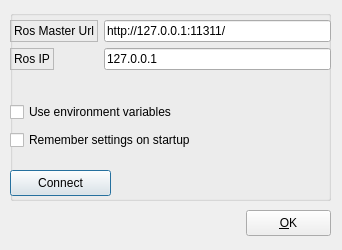
<?xml version="1.0" encoding="UTF-8"?>
<ui version="4.0">
 <class>RosCommDialogDesign</class>
 <widget class="QDialog" name="RosCommDialogDesign">
  <property name="windowModality">
   <enum>Qt::NonModal</enum>
  </property>
  <property name="geometry">
   <rect>
    <x>0</x>
    <y>0</y>
    <width>342</width>
    <height>250</height>
   </rect>
  </property>
  <property name="windowTitle">
   <string>Ros Communication</string>
  </property>
  <widget class="QGroupBox" name="RosComm_groupBox">
   <property name="geometry">
    <rect>
     <x>10</x>
     <y>10</y>
     <width>321</width>
     <height>191</height>
    </rect>
   </property>
   <property name="title">
    <string/>
   </property>
   <widget class="QPushButton" name="button_connect">
    <property name="enabled">
     <bool>true</bool>
    </property>
    <property name="geometry">
     <rect>
      <x>0</x>
      <y>160</y>
      <width>101</width>
      <height>26</height>
     </rect>
    </property>
    <property name="sizePolicy">
     <sizepolicy hsizetype="MinimumExpanding" vsizetype="Fixed">
      <horstretch>0</horstretch>
      <verstretch>0</verstretch>
     </sizepolicy>
    </property>
    <property name="toolTip">
     <string>Set the target to the current joint trajectory state.</string>
    </property>
    <property name="statusTip">
     <string>Clear all waypoints and set the target to the current joint trajectory state.</string>
    </property>
    <property name="text">
     <string>Connect</string>
    </property>
    <property name="checkable">
     <bool>true</bool>
    </property>
    <property name="flat">
     <bool>false</bool>
    </property>
   </widget>
   <widget class="QWidget" name="formLayoutWidget">
    <property name="geometry">
     <rect>
      <x>0</x>
      <y>10</y>
      <width>321</width>
      <height>71</height>
     </rect>
    </property>
    <layout class="QFormLayout" name="formLayout">
     <item row="0" column="0">
      <widget class="QLabel" name="label">
       <property name="frameShape">
        <enum>QFrame::StyledPanel</enum>
       </property>
       <property name="frameShadow">
        <enum>QFrame::Raised</enum>
       </property>
       <property name="text">
        <string>Ros Master Url</string>
       </property>
      </widget>
     </item>
     <item row="0" column="1">
      <widget class="QLineEdit" name="line_edit_master">
       <property name="text">
        <string>http://127.0.0.1:11311/</string>
       </property>
      </widget>
     </item>
     <item row="1" column="0">
      <widget class="QLabel" name="label_2">
       <property name="frameShape">
        <enum>QFrame::StyledPanel</enum>
       </property>
       <property name="frameShadow">
        <enum>QFrame::Raised</enum>
       </property>
       <property name="text">
        <string>Ros IP</string>
       </property>
      </widget>
     </item>
     <item row="1" column="1">
      <widget class="QLineEdit" name="line_edit_host">
       <property name="text">
        <string>127.0.0.1</string>
       </property>
      </widget>
     </item>
    </layout>
   </widget>
   <widget class="QWidget" name="layoutWidget">
    <property name="geometry">
     <rect>
      <x>0</x>
      <y>90</y>
      <width>235</width>
      <height>54</height>
     </rect>
    </property>
    <layout class="QVBoxLayout" name="verticalLayout">
     <item>
      <widget class="QCheckBox" name="checkbox_use_environment">
       <property name="enabled">
        <bool>true</bool>
       </property>
       <property name="layoutDirection">
        <enum>Qt::LeftToRight</enum>
       </property>
       <property name="text">
        <string>Use environment variables</string>
       </property>
      </widget>
     </item>
     <item>
      <widget class="QCheckBox" name="checkbox_remember_settings">
       <property name="layoutDirection">
        <enum>Qt::LeftToRight</enum>
       </property>
       <property name="text">
        <string>Remember settings on startup</string>
       </property>
      </widget>
     </item>
    </layout>
   </widget>
  </widget>
  <widget class="QPushButton" name="pushButton_OK">
   <property name="geometry">
    <rect>
     <x>246</x>
     <y>210</y>
     <width>85</width>
     <height>26</height>
    </rect>
   </property>
   <property name="text">
    <string>&amp;OK</string>
   </property>
  </widget>
 </widget>
 <resources/>
 <connections>
  <connection>
   <sender>pushButton_OK</sender>
   <signal>clicked(bool)</signal>
   <receiver>RosCommDialogDesign</receiver>
   <slot>close()</slot>
   <hints>
    <hint type="sourcelabel">
     <x>292</x>
     <y>222</y>
    </hint>
    <hint type="destinationlabel">
     <x>174</x>
     <y>119</y>
    </hint>
   </hints>
  </connection>
 </connections>
</ui>
